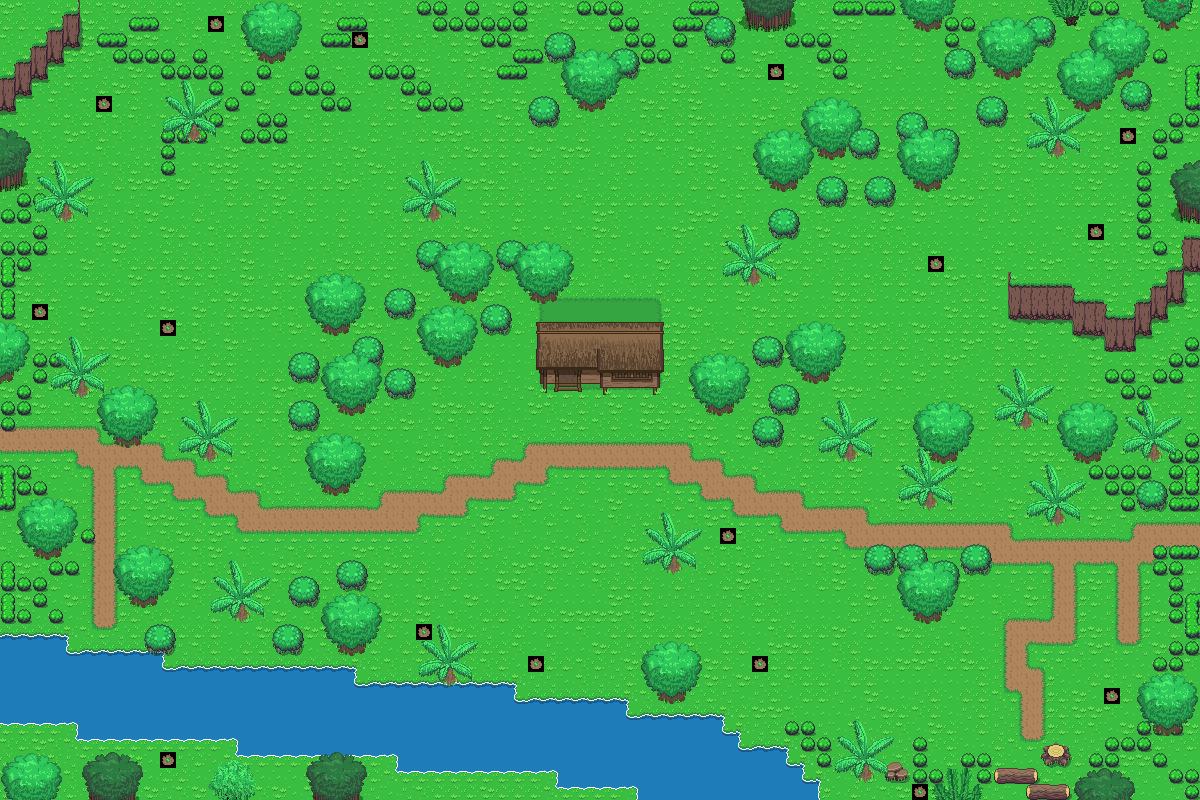

This is a level from a 2D game, rendered from its Tiled map with the project's own tilesets. A one-line summary and the map file follow, with tile-layer data summarised:
An orthogonal 75x50 tile map with 16x16 px tiles, 10 tile layers (Base, endblocks, Cliff, Objects 1, ...), 2 tilesets.

<map version="1.0.0" orientation="orthogonal" renderorder="left-down" width="75" height="50" tilewidth="16" tileheight="16" nextobjectid="1">
 <tileset firstgid="1" source="../Tileset/Overworld.tsx" />
 <tileset firstgid="1729" source="../Tileset/Building.tsx" />
 <layer name="Base" width="75" height="50">
  <data>[3750 cells, 3750 non-empty, 38 distinct tile ids]</data>
 </layer>
 <layer name="endblocks" width="75" height="50">
  <data>[3750 cells, 364 non-empty, 87 distinct tile ids]</data>
 </layer>
 <layer name="Cliff" width="75" height="50">
  <data>[3750 cells, 79 non-empty, 16 distinct tile ids]</data>
 </layer>
 <layer name="Objects 1" width="75" height="50">
  <data>[3750 cells, 0 non-empty, 0 distinct tile ids]</data>
 </layer>
 <layer name="Plants 1" width="75" height="50">
  <data>[3750 cells, 256 non-empty, 12 distinct tile ids]</data>
 </layer>
 <layer name="Buildings 1" width="75" height="50">
  <data>[3750 cells, 36 non-empty, 36 distinct tile ids]</data>
 </layer>
 <layer name="Buildings 2" width="75" height="50">
  <data>[3750 cells, 0 non-empty, 0 distinct tile ids]</data>
 </layer>
 <layer name="Objects 2" width="75" height="50">
  <data>[3750 cells, 0 non-empty, 0 distinct tile ids]</data>
 </layer>
 <layer name="Plants 2" width="75" height="50">
  <data>[3750 cells, 128 non-empty, 4 distinct tile ids]</data>
 </layer>
 <layer name="Above Player" width="75" height="50">
  <properties>
   <property name="unity:sortinglayerName" value="AbovePlayer" />
  </properties>
  <data>[3750 cells, 393 non-empty, 29 distinct tile ids]</data>
 </layer>
</map>
